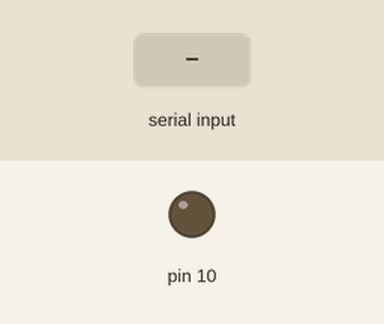
A sketch run on a simulated Arduino Uno, built with avr-gcc and run on an emulated ATmega328P. On the bench: output pins drawn as LEDs (lit = HIGH). The test bench sets the inputs (shaded band).

Above: at 1.2 s.
1.3 s: "1" received over Serial
At 1.7 s:
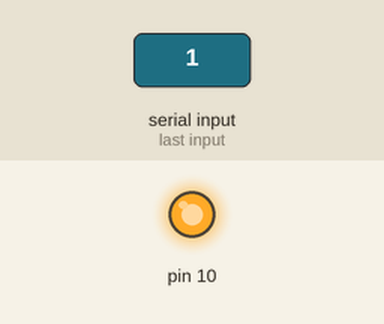
2.8 s: "0" received over Serial
At 4.0 s:
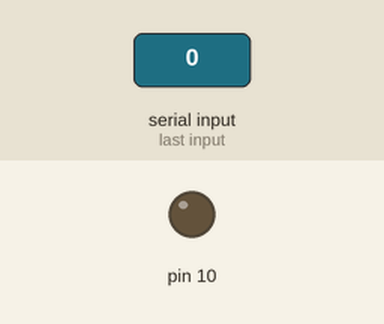
4.3 s: "2" received over Serial
At 5.2 s:
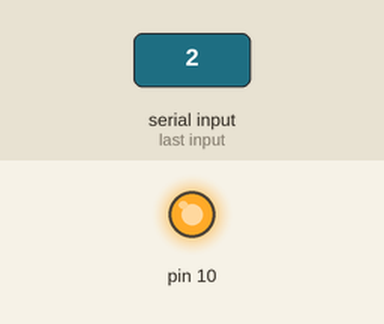
Timing chart, 0 to 7.3 s (numbered marks = the images above; inputs shaded):
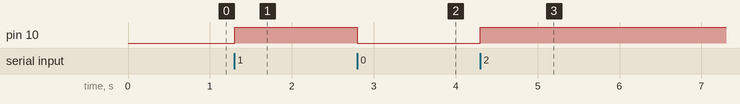

Measured:
- after the input at 1.3 s, pin 10: LOW → HIGH at once
- after the input at 2.8 s, pin 10: HIGH → LOW at once
- after the input at 4.3 s, pin 10: LOW → HIGH at once

The sketch:

Ep03.ino
```cpp
void setup() {
  pinMode(10, OUTPUT);
  Serial.begin(115200);
}

void loop() {
  int valorRecebido;

  if(Serial.available()) {
    valorRecebido = Serial.read();

    if(valorRecebido == '0') {
      digitalWrite(10, LOW);
    } else {
      digitalWrite(10, HIGH);
    }
  }
}
```
